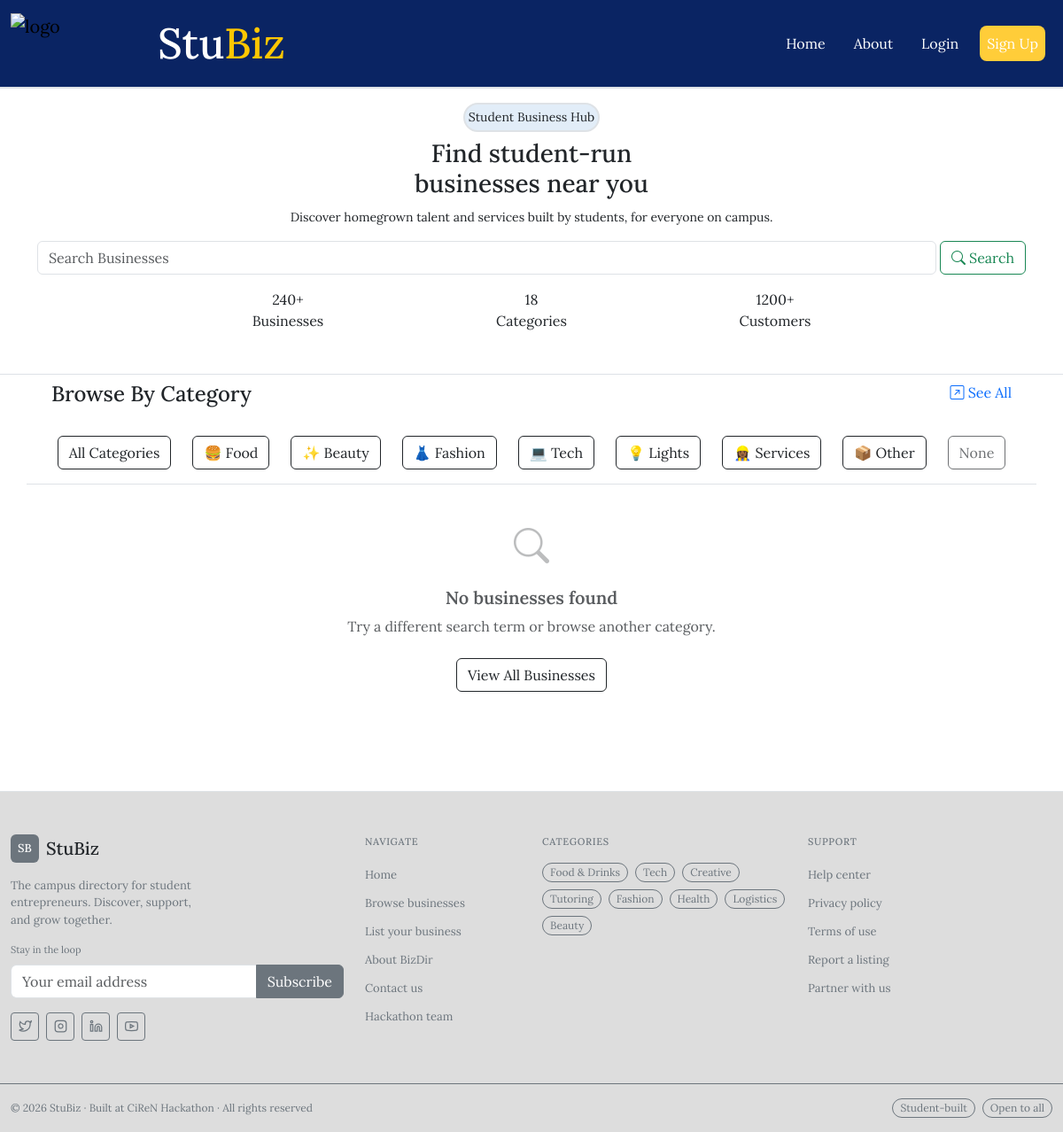
/, run on an earlier commit of the app's database.
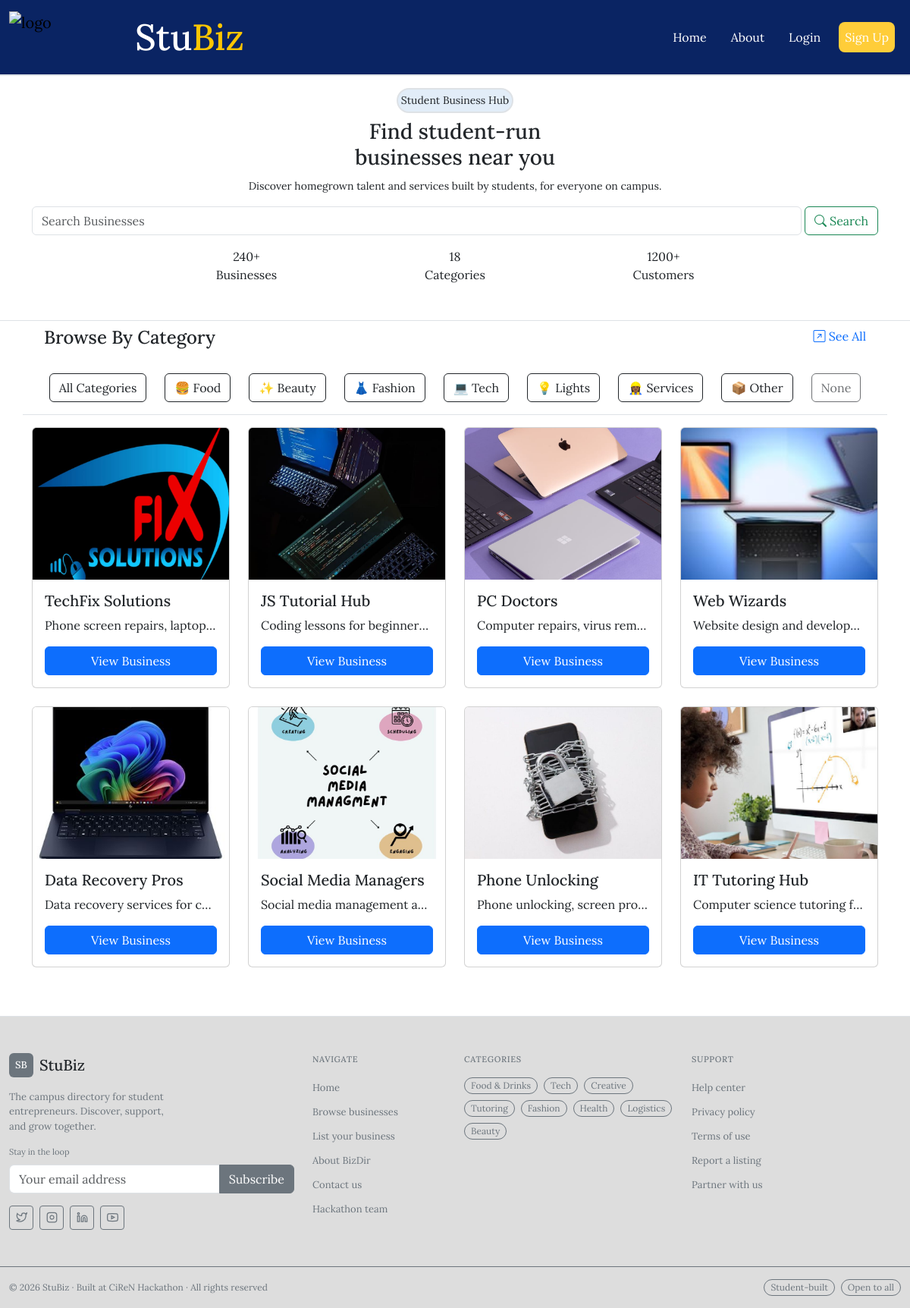
And on a later commit of the database.
### tables this page shows
CREATE TABLE businesses (
    id              INTEGER PRIMARY KEY AUTOINCREMENT,
    business_name   TEXT NOT NULL,
    owner_name      TEXT NOT NULL,
    category        TEXT NOT NULL,
    description     TEXT NOT NULL,
    whatsapp        TEXT,
    phone           TEXT,
    location        TEXT,
    delivers        INTEGER DEFAULT 0,
    photo_filename  TEXT,
    date_added      TIMESTAMP DEFAULT CURRENT_TIMESTAMP,
    is_verified     INTEGER DEFAULT 0,
    email           TEXT
);

### app.py (the view)
@app.route("/")
def homepage():
    search_query = request.args.get("search", "").strip()
    category_filter = request.args.get("category", "").strip()
    if search_query:
        businesses = database.search_businesses(search_query)
    elif category_filter:
        businesses = database.get_all_businesses(category=category_filter)
    else:
        businesses = database.get_all_businesses()
    return render_template("index.html", businesses=businesses, search_query=search_query, category_filter=category_filter)

### database.py (called while the page is built)
def get_connection():
    conn = sqlite3.connect(DATABASE_PATH)
    conn.row_factory = sqlite3.Row
    return conn

def get_all_businesses(category=None):
    conn = get_connection()
    if category:
        rows = conn.execute(
            "SELECT * FROM businesses WHERE is_verified = 1 AND category = ? ORDER BY date_added DESC",
            (category,)
        ).fetchall()
    else:
        rows = conn.execute(
            "SELECT * FROM businesses WHERE is_verified = 1 ORDER BY date_added DESC"
        ).fetchall()
    conn.close()
    return rows

### templates/index.html (shortened to what this page needs)
{% extends "base.html" %}
{% block main %}
  <section class="border-bottom">
    <div class="container mt-3">
      <span class="d-flex justify-content-center">
        <small class="cus-hover border border-2 rounded-pill p-1 mb-2">
          Student Business Hub
        </small>
      </span>
      <div class="text-center mb-2">
        <h3>Find student-run <br />businesses near you</h3>
        <small class="mb-2">
          Discover homegrown talent and services built by students, for
          everyone on campus.
        </small>
      </div>
      <div>
        <form class="my-3 d-flex" action="/" method="get">
          <input
            name="search"
            value="{{ search_query }}"
            class="form-control me-1"
            type="search"
            placeholder="Search Businesses"
            aria-label="Search"
          />
          <button class="text-nowrap btn btn-outline-success" type="submit">
            <i class="bi bi-search"></i> Search
          </button>
        </form>
      </div>
      <div class="m-2 mb-5 row d-flex justify-content-center text-center">
        <div class="col-8 col-sm-3">240+ <br>Businesses</div>
        <div class="col-8 col-sm-3">
          18 <br>
          Categories
        </div>
        <div class="col-8 col-sm-3">1200+ <br>Customers</div>
      </div>
    </div>
  </section>
  <section class="container text-nowrap mt-2">
    <div class="row mx-1">
      <div class="col text-center text-sm-start">
        <h4>Browse By Category</h4>
      </div>
      <div class="col text-end d-none d-sm-block">
        <span>
          <a
            href=""
            data-bs-toggle="offcanvas"
            data-bs-target="#offcanvasTop"
            aria-controls="offcanvasTop"
            style="text-decoration: none">
            <i class="bi bi-arrow-up-right-square"></i> See All
        </a>
        </span>
      </div>
    </div>
    <div class="mt-4 d-flex gap-4 justify-content-center flex-wrap">
        <button class="btn btn-outline-dark cus-btn" data-bs-toggle="offcanvas" data-bs-target="#offcanvasTop" aria-controls="offcanvasTop" type="button">
          All Categories
        </button>
      <button class="btn btn-outline-dark filter-btn cus-btn" data-category="Food & Drinks">🍔 Food</button>
      <button class="btn btn-outline-dark filter-btn cus-btn" data-category="Beauty & Skincare">✨ Beauty</button>
      <button class="btn btn-outline-dark filter-btn cus-btn" data-category="Fashion & Clothing">👗 Fashion</button>
      <button class="btn btn-outline-dark filter-btn cus-btn" data-category="Tech & Services">💻 Tech</button>
      <button class="btn btn-outline-dark filter-btn cus-btn" data-category="Lights & Decor">💡 Lights</button>
      <button class="btn btn-outline-dark filter-btn cus-btn" data-category="Services">👷🏾‍♀️ Services</button>
      <button class="btn btn-outline-dark filter-btn cus-btn" data-category="Other">📦 Other</button>
      <button class="btn btn-outline-dark filter-btn" disabled data-category="">None</button>
    </div>
  </section>
  <section>
    <div class="container my-3 py-3 border-top">
      <div class="row g-4">
          {% for biz in businesses %}
          <div class="col-12 col-sm-6 col-md-4 col-lg-3 business-card" data-category="{{ biz.category }}">
              <div class="card h-100">
                  {% if biz.photo_filename %}
                      <img src="{{ url_for('static', filename='uploads/' + biz.photo_filename) }}"
                            class="card-img-top"
                            alt="{{ biz.business_name }}"
                            style="height: 200px; object-fit: cover;">
                  {% else %}
                      <div class="bg-secondary text-white d-flex align-items-center justify-content-center"
                            style="height: 200px;">
                          <span>No Photo</span>
                      </div>
                  {% endif %}
                  <div class="card-body d-flex flex-column">
                      <h5 class="card-title">{{ biz.business_name }}</h5>
                      <p class="card-text text-truncate" style="max-width: 100%;">
                          {{ biz.description }}
                      </p>
                      <a href="/business/{{ biz.id }}" class="btn btn-primary mt-auto">View Business</a>
                  </div>
              </div>
          </div>
          {% endfor %}
      </div>
      {% if not businesses %}
        <div class="col-12 text-center py-5 empty-state">
            <i class="bi bi-search fs-1 text-muted"></i>
            <h5 class="mt-3 text-muted">No businesses found</h5>
            <p class="text-muted">Try a different search term or browse another category.</p>
            <a href="/" class="btn btn-outline-dark mt-2">View All Businesses</a>
        </div>
      {% endif %}
    </div>
  </section>
{% endblock main %}

### templates/base.html (shortened to what this page needs)
<!DOCTYPE html>
<html lang="en">
<head>
    <link
      href="https://cdn.jsdelivr.net/npm/bootstrap@5.3.8/dist/css/bootstrap.min.css"
      rel="stylesheet"
    />
    <link
      rel="stylesheet"
      href="https://cdn.jsdelivr.net/npm/bootstrap-icons@1.13.1/font/bootstrap-icons.min.css"
    />
    <link rel="stylesheet" href="{{ url_for('static', filename='css/styles.css') }}">
</head>
<body style="background-color: white;">
    <header>
      <nav class="cus-bg navbar navbar-expand-lg border-2 border-bottom" style="background-color: #0A2463;">
        <div class="container-fluid">
          <div class="d-flex justify-content-start">
            <a class="navbar-brand" href="/">
              <img
                src="{{ url_for('static', filename='images/image-1.png') }}"
                width="150"
                class="d-inline-block align-text-center justify-text-start"
                alt="logo"
              />
            </a>
            <a
              class="navbar-brand d-flex align-self-center d-none d-sm-block text-white fw-medium"
              href="/"  style="font-size: 3rem;"
            >
              Stu<em style="color: #FFC600; font-style: normal;">Biz</em>
            </a>
          </div>
          <div
            class="collapse navbar-collapse justify-content-end"
            id="navbarNav"
          >
            <ul class="navbar-nav">
              <li class="nav-item">
                  <a class="btn btn-outline-warning nav-link m-2 text-white" href="/">Home</a>
              </li>
              <li class="nav-item">
                  <a class="btn btn-outline-warning nav-link m-2 text-white" href="#">About</a>
              </li>
              {% if current_user.is_authenticated %}
                  <li class="nav-item">
                      <a class="btn btn-outline-warning nav-link m-2 text-white"
                        href="/dashboard">Dashboard</a>
                  </li>
                  <li class="nav-item">
                      <a class="btn btn-secondary btn-sm nav-link m-2 text-white"
                        href="/logout">Logout</a>
                  </li>
              {% else %}
                  <li class="nav-item">
                      <a class="btn btn-outline-warning nav-link m-2 text-white"
                        href="/login">Login</a>
                  </li>
                  <li class="nav-item">
                      <a class="btn btn-warning btn-lg active nav-link m-2 text-white"
                        href="/signup">Sign Up</a>
                  </li>
              {% endif %}
            </ul>
          </div>
        </div>
      </nav>
    </header>
    <main>
        {% block main %}{% endblock main %}
    </main>
    <footer class="border-top border-1 mt-5">
        <div class="container-fluid py-5" style="background-color: hsla(0, 1%, 19%, 0.163);">
            <div class="row g-4">
            <div class="col-lg-4 col-md-6">
                <div class="d-flex align-items-center gap-2 mb-3">
                <div class="rounded-2 d-flex align-items-center justify-content-center fw-medium bg-secondary text-white"
                    style="width: 32px; height: 32px; font-size: 13px;">SB</div>
                <span class="fw-medium fs-5">StuBiz</span>
                </div>
                <p class="text-secondary" style="font-size: 13px; max-width: 220px;">
                The campus directory for student entrepreneurs. Discover, support, and grow together.
                </p>
                <p class="text-secondary mb-2" style="font-size: 11px;">Stay in the loop</p>
                <div class="input-group mb-3">
                <input type="email" class="form-control" placeholder="Your email address">
                <button class="btn btn-secondary" type="button">Subscribe</button>
                </div>
                <div class="d-flex gap-2 mt-3">
                <a href="#" class="btn btn-outline-secondary btn-sm d-flex align-items-center justify-content-center p-0" style="width:32px;height:32px;">
                    <svg width="15" height="15" viewBox="0 0 24 24" fill="none" stroke="currentColor" stroke-width="2">
                    <path d="M23 3a10.9 10.9 0 01-3.14 1.53A4.48 4.48 0 0016.5 3c-2.5 0-4.5 2-4.5 4.5v1A10.66 10.66 0 013 4s-4 9 5 13a11.64 11.64 0 01-7 2c9 5 20 0 20-11.5a4.5 4.5 0 00-.08-.83A7.72 7.72 0 0023 3z"/>
                    </svg>
                </a>
                <a href="#" class="btn btn-outline-secondary btn-sm d-flex align-items-center justify-content-center p-0" style="width:32px;height:32px;">
                    <svg width="15" height="15" viewBox="0 0 24 24" fill="none" stroke="currentColor" stroke-width="2">
                    <rect x="2" y="2" width="20" height="20" rx="5"/>
                    <path d="M16 11.37A4 4 0 1112.63 8 4 4 0 0116 11.37z"/>
                    <line x1="17.5" y1="6.5" x2="17.51" y2="6.5"/>
                    </svg>
                </a>
                <a href="#" class="btn btn-outline-secondary btn-sm d-flex align-items-center justify-content-center p-0" style="width:32px;height:32px;">
                    <svg width="15" height="15" viewBox="0 0 24 24" fill="none" stroke="currentColor" stroke-width="2">
                    <path d="M16 8a6 6 0 016 6v7h-4v-7a2 2 0 00-2-2 2 2 0 00-2 2v7h-4v-7a6 6 0 016-6z"/>
                    <rect x="2" y="9" width="4" height="12"/>
                    <circle cx="4" cy="4" r="2"/>
                    </svg>
                </a>
                <a href="#" class="btn btn-outline-secondary btn-sm d-flex align-items-center justify-content-center p-0" style="width:32px;height:32px;">
                </a>
                </div>
            </div>
            <div class="col-lg-2 col-md-6 col-6">
                <p class="text-uppercase fw-medium text-secondary mb-3" style="font-size: 11px; letter-spacing: 0.06em;">Navigate</p>
                <ul class="list-unstyled mb-0">
                <li class="mb-2"><a href="#" class="text-secondary text-decoration-none" style="font-size: 13px;">Home</a></li>
                <li class="mb-2"><a href="#" class="text-secondary text-decoration-none" style="font-size: 13px;">Browse businesses</a></li>
                <li class="mb-2"><a href="#" class="text-secondary text-decoration-none" style="font-size: 13px;">List your business</a></li>
                <li class="mb-2"><a href="#" class="text-secondary text-decoration-none" style="font-size: 13px;">About BizDir</a></li>
                <li class="mb-2"><a href="#" class="text-secondary text-decoration-none" style="font-size: 13px;">Contact us</a></li>
                <li class="mb-2"><a href="#" class="text-secondary text-decoration-none" style="font-size: 13px;">Hackathon team</a></li>
                </ul>
            </div>
            <div class="col-lg-3 col-md-6">
                <p class="text-uppercase fw-medium text-secondary mb-3" style="font-size: 11px; letter-spacing: 0.06em;">Categories</p>
                <div class="d-flex flex-wrap gap-2">
                <a href="#" class="badge rounded-pill border border-secondary text-secondary text-decoration-none fw-normal py-1 px-2">Food & Drinks</a>
                <a href="#" class="badge rounded-pill border border-secondary text-secondary text-decoration-none fw-normal py-1 px-2">Tech</a>
                <a href="#" class="badge rounded-pill border border-secondary text-secondary text-decoration-none fw-normal py-1 px-2">Creative</a>
                <a href="#" class="badge rounded-pill border border-secondary text-secondary text-decoration-none fw-normal py-1 px-2">Tutoring</a>
                <a href="#" class="badge rounded-pill border border-secondary text-secondary text-decoration-none fw-normal py-1 px-2">Fashion</a>
                <a href="#" class="badge rounded-pill border border-secondary text-secondary text-decoration-none fw-normal py-1 px-2">Health</a>
                <a href="#" class="badge rounded-pill border border-secondary text-secondary text-decoration-none fw-normal py-1 px-2">Logistics</a>
                <a href="#" class="badge rounded-pill border border-secondary text-secondary text-decoration-none fw-normal py-1 px-2">Beauty</a>
                </div>
            </div>
            <div class="col-lg-2 col-md-6 col-6">
                <p class="text-uppercase fw-medium text-secondary mb-3" style="font-size: 11px; letter-spacing: 0.06em;">Support</p>
                <ul class="list-unstyled mb-0">
                <li class="mb-2"><a href="#" class="text-secondary text-decoration-none" style="font-size: 13px;">Help center</a></li>
                <li class="mb-2"><a href="#" class="text-secondary text-decoration-none" style="font-size: 13px;">Privacy policy</a></li>
                <li class="mb-2"><a href="#" class="text-secondary text-decoration-none" style="font-size: 13px;">Terms of use</a></li>
                <li class="mb-2"><a href="#" class="text-secondary text-decoration-none" style="font-size: 13px;">Report a listing</a></li>
                <li class="mb-2"><a href="#" class="text-secondary text-decoration-none" style="font-size: 13px;">Partner with us</a></li>
                </ul>
            </div>
            </div>
        </div>
        <div class="border-top border-secondary">
            <div class="container-fluid py-3 d-flex flex-wrap align-items-center justify-content-between gap-2" style="background-color: hsla(0, 1%, 19%, 0.163);">
            <span class="text-secondary" style="font-size: 12px;">
                © 2026 StuBiz · Built at CiReN Hackathon · All rights reserved
            </span>
            <div class="d-flex gap-2">
                <span class="badge rounded-pill border border-secondary text-secondary fw-normal py-1 px-2">Student-built</span>
                <span class="badge rounded-pill border border-secondary text-secondary fw-normal py-1 px-2">Open to all</span>
            </div>
            </div>
        </div>
    </footer>
</body>
</html>

### static/css/styles.css (style rules this page uses)
body { font-family: 'Lora', serif; }

### templates/index.html (style rules this page uses)
.cus-hover { background-color: rgba(136, 179, 225, 0.241); }

What changed in the data, as far as the page shows it:
added businesses: photo_filename (picture), business_name "TechFix Solutions", description "Phone screen repairs, laptop…"
added businesses: photo_filename (picture), business_name "JS Tutorial Hub", description "Coding lessons for beginner…"
added businesses: photo_filename (picture), business_name "PC Doctors", description "Computer repairs, virus rem…"
added businesses: photo_filename (picture), business_name "Web Wizards", description "Website design and develop…"
added businesses: photo_filename (picture), business_name "Data Recovery Pros", description "Data recovery services for c…"
added businesses: photo_filename (picture), business_name "Social Media Managers", description "Social media management a…"
added businesses: photo_filename (picture), business_name "Phone Unlocking", description "Phone unlocking, screen pro…"
added businesses: photo_filename (picture), business_name "IT Tutoring Hub", description "Computer science tutoring f…"
Also different on the page:
text no longer shown: "No businesses found Try a different search term or browse another category. View All Businesses"
